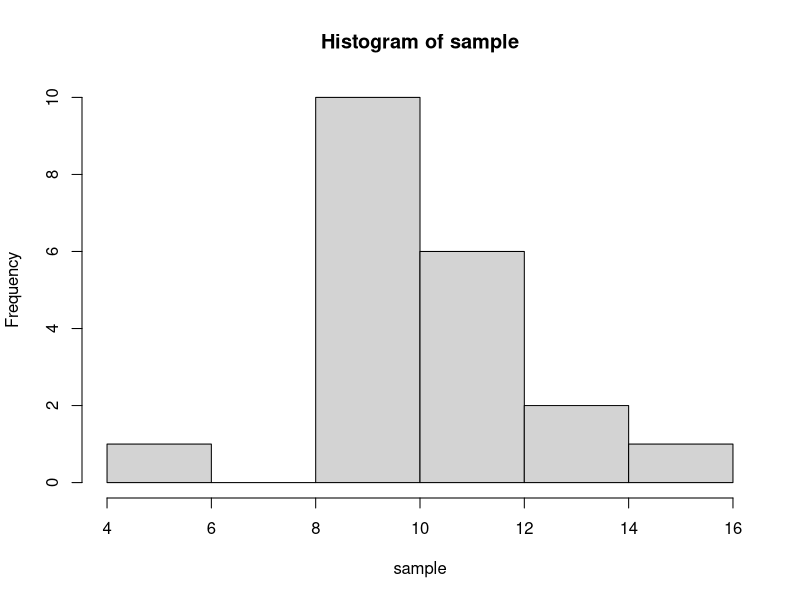
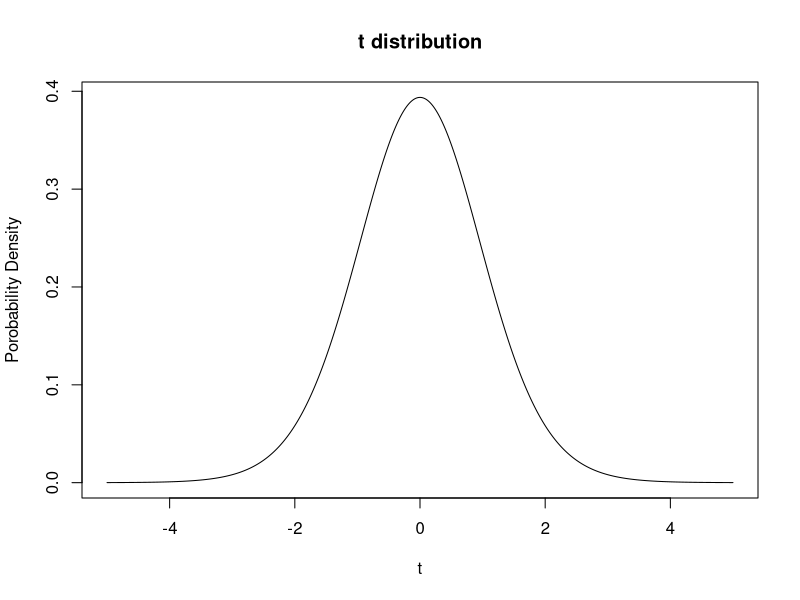
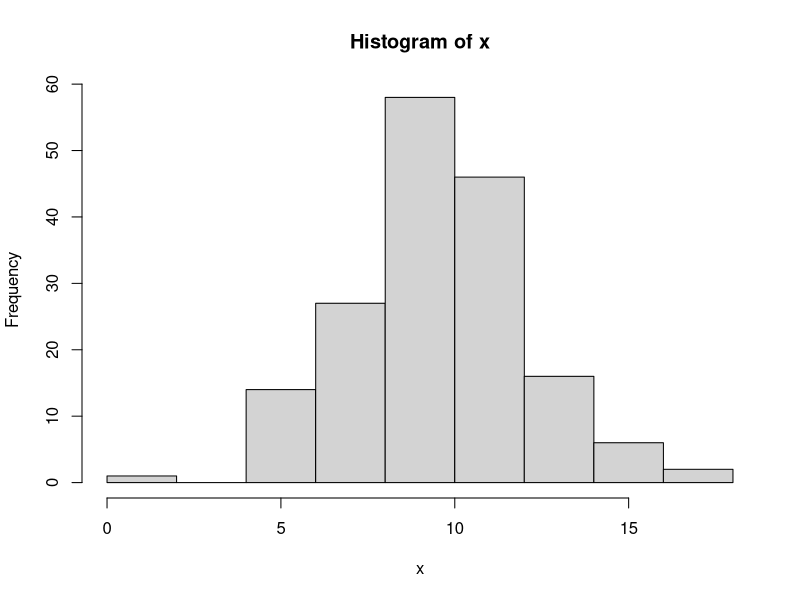
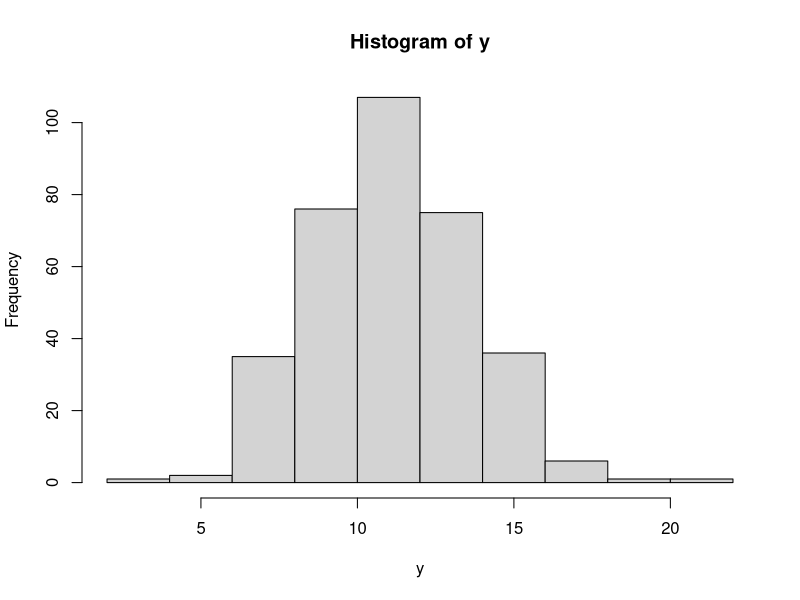
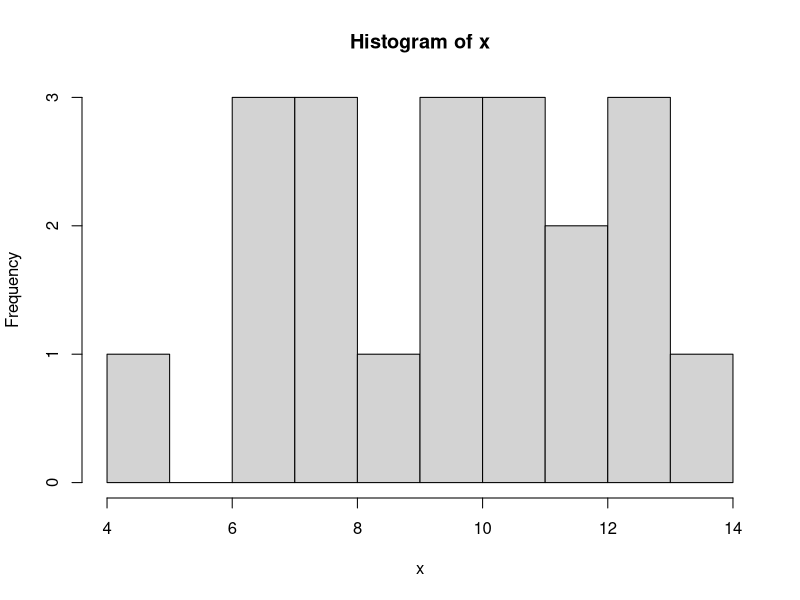
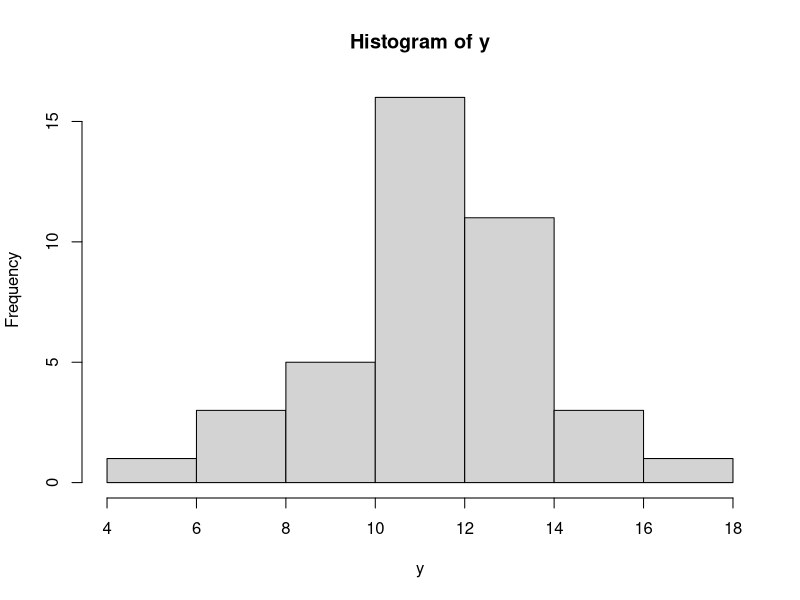
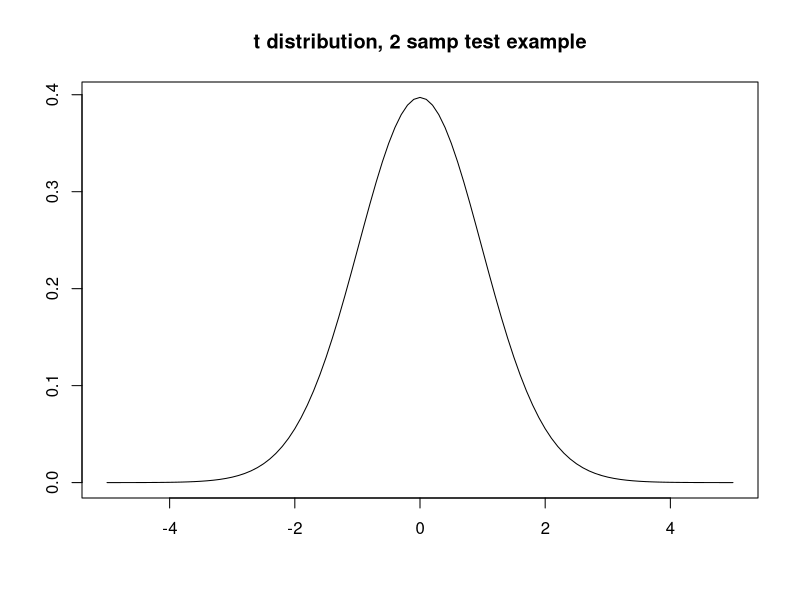
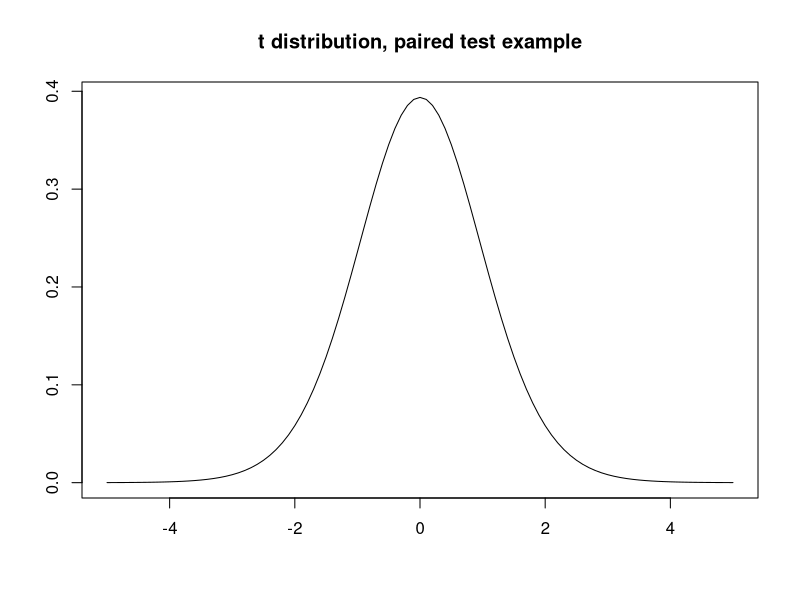

R code for these plots, in order:
## ---- chunk 1
# First set the sample size we are going to use when we draw our sample. Let's do a sample size of 20 and
# call the variable n
n = 20

# Create a sample to use via the rnorm command. Call this variable "sample".
# Give it a mean of 10 and a standard deviation of 2.5
# plot it in a histogram using hist()
sample = rnorm(n, mean = 10, sd = 2.5)

hist(sample)

# Quickly remake the t distribution, by copying the code we used last time. 
x = seq(-5,5,by = 0.001)
tdistr = dt(x,n-1)
plot(x,tdistr,type = "l",main = "t distribution",xlab = "t",ylab = "Porobability Density")

# what's our t value and where is it on the distribution?  What do you predict for the result of
# the test?
obs_t = (mean(sample)-10)/(sd(sample)/sqrt(length(sample)))

# R's t-test function is called t.test. run help(t.test) to get a feel for the function.

# do the t.test:
# remember, the mean of our null is 10 and we want to do a right, one-sided test (greater than).
t.test(sample,mu = 10,alternative="g")

# There are a lot of outputs, but for our purposes we want to focus on 
# the p-value. 
## ---- chunk 2
N_iter = 20000
h_out = 0
alpha = 0.05
for (i in 1:N_iter){
  x = rnorm(n, mean = 10, sd = 2.5)
  p=t.test(x,mu = 10,alternative = "g")[["p.value"]]
  if (p < alpha){
  h_out = h_out+1
  }
  }
# So what's the rate of type I error?

h_out/N_iter

# It should be close to our significance level!  If H0 is true and we
# reject the Null we are out in the tail of distribution by chance.  And
# alpha is the probability of that!
## ---- chunk 3
# First make 2 large samples using rnorm again. let's say 200 and 400 samples each. 
# Call the variables x and y.The mean of x will be 10 and the mean of y will be 11. 
# Set the standard deviation to 2.5 
x = rnorm(170, mean = 10, sd = 2.5)
y = rnorm(340, mean = 11, sd = 2.5)

# Look at them using hist().

hist(x)
hist(y)

# Very cute, but let's reduce the number of data points to make this a
# little more messy, I mean realistic. Let's do sample sizes of x = 20 and y = 40 (same sd).

x = rnorm(20, mean = 10, sd = 2.5)
y = rnorm(40, mean = 11, sd = 2.5)

# Look at them using hist().

hist(x)
hist(y)
## ---- chunk 4
# Here I made the variances equal. In practice if we are using a two
# sample t test and allowing ourselves to assume equal variances then we
# compute what is called the pooled standard deviation. 

sp = ((length(x)-1)*sd(x)^2+(length(y)-1)*sd(y)^2)/(length(x)+length(y)-2)
sp = sqrt(sp)

# Then we need to think about our H0 for a moment.

# Let's say our H0 is that the population means are equal.ie mean(x)=mean(y).
# So we can calculate our t statistic as follows:
  
obs_t = (mean(x)-mean(y))/sqrt((sp^2)/length(x)+(sp^2)/length(y))

# Now we need to think about our Ha.  Let's say we thought it might be the
# case that mean(x) < mean(y), That means our t stat would be out there in the left
# tail of the distribution.  Think about an extreme case where we would feel confident
# in saying mean(x) < mean(y).  Imagine mean(x) was 0 and
# mean(y) was 1000.  If the samples were large and xbar ~mean(x) and ybar ~mean(y) then
# tstat would be large and negative! This means to the left.

# Ok so what does our t distribution look like?  Where does our observed
# value of t land?  What does that imply for our testing?

tdistr = dt(seq(-5,5,by = .1),length(x)+length(y)-2)
plot(seq(-5,5,by=.1),tdistr,type = "l",main = "t distribution, 2 samp test example",xlab = "",ylab = "")

# Ok now use the t.test to perform a two-sample t-test. We do not need to set mu, instead we need to 
# input both samples into t.test(). We also need to specify that the variances of our samples are 
# equal and that we want a "left" or "lesser" one-sided t-test. 
t.test(x,y,var.equal=TRUE, alternative = "l")

# Do the results of the t-test confirm your suspicions?

# Note the test can also be done without assuming the variances are equal

# In this case the t stat is a bit easier to calculate.  
# No pooled sd. However this test is less accurate than 
# a test made with the assumption of equal variances.
t.test(x,y,var.equal=FALSE, alternative = "l")

# Due to this approximation the test stat is only approximately t
# distributed so you only get approximately alpha significance.
## ---- chunk 5
# Ok we need two samples again. Let's call them x and y again. 
# Set both sample sizes to 200. Set the mean of one of x to 10 and the mean of y to 11. 
# Standard deviation for both is 2.5

x = rnorm(n, mean = 10, sd = 2.5)
y = rnorm(n, mean = 11, sd = 2.5)

# Ok, so what are our diffs? does the order matter? In this case our HA is that mean(x)<mean(y), so we 
# are going to calculate the diffs as x-y with our expectation being that there will be a negative 
# difference if the null is false. 
  
the_diffs=x-y

# What's our H0?  Let's say it is that the means are equal again.

# What's our t stat?

obs_t = mean(the_diffs)/(sd(the_diffs)/sqrt(length(the_diffs)))

# What does our t distribution look like? Where is our observed t value?
# What's the likely outcome of our test?

tdistr = dt(seq(-5,5,by=.1),length(the_diffs)-1)
plot(seq(-5,5,by=.1),tdistr,type = "l",main = "t distribution, paired test example",xlab = "",ylab = "")

# What's our Ha?  Let's say that it is mean(x)<mean(y), so we need to look at a
# rejection region in the left tail of the distribution.
# Ok, do the test. It's t.test again but this time we are going to specify that they are paired. 

t.test(x,y,paired = TRUE, alternative = "l")
